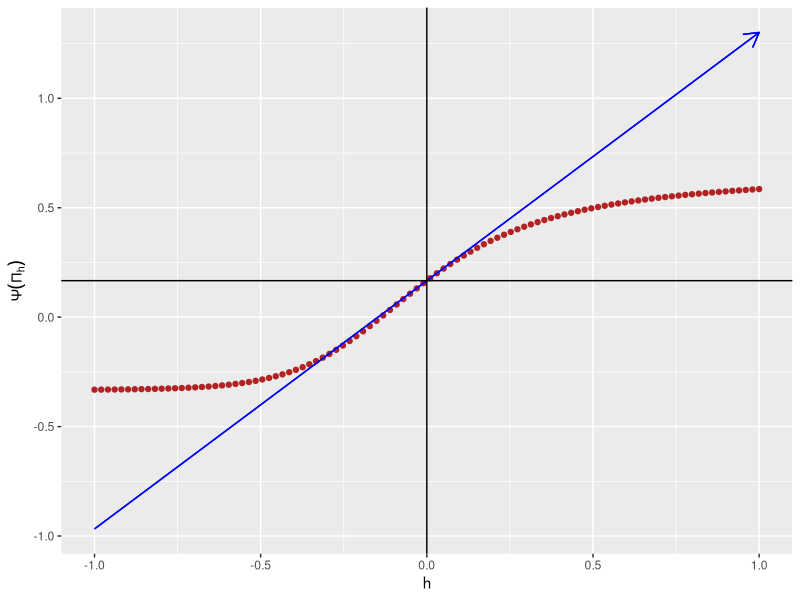

Reproduce this figure in R.
## ----setup, echo = FALSE-------------------------------------------------
knitr::opts_chunk$set(
  size = "tiny",
  warnings = FALSE,
  fig.width = 12, 
  fig.height = 4, 
  fig.path = 'img/')

## ----visible-setup-------------------------------------------------------
set.seed(54321) ## because reproducibility matters...
suppressMessages(library(R.utils)) ## make sure it is installed
suppressMessages(library(ggplot2)) ## make sure it is installed
expit <- plogis
logit <- qlogis

## ----simulation----------------------------------------------------------
drawFromExperiment <- function(n, full = FALSE) {
  ## preliminary
  n <- Arguments$getInteger(n, c(1, Inf))
  full <- Arguments$getLogical(full)
  ## ## 'gbar' and 'Qbar' factors
  gbar <- function(W) {
    expit(-0.3 + 2 * W - 1.5 * W^2)
  }
  Qbar <- function(AW) {
    A <- AW[, 1]
	W <- AW[, 2]
    A * cos(2 * pi * W) + (1 - A) * sin(2 * pi * W^2)
  }
  ## sampling
  ## ## context
  W <- runif(n)
  ## ## counterfactual rewards
  zeroW <- cbind(A = 0, W)
  oneW <- cbind(A = 1, W)
  Yzero <- rnorm(n, mean = Qbar(zeroW), sd = 1)
  Yone <- rnorm(n, mean = Qbar(oneW), sd = 1)
  ## ## action undertaken
  A <- rbinom(n, size = 1, prob = gbar(W))
  ## ## actual reward
  Y <- A * Yone + (1 - A) * Yzero
  ## ## observation
  if (full) {
    obs <- cbind(W = W, Yzero = Yzero, Yone = Yone, A = A, Y = Y)
  } else {
    obs <- cbind(W = W, A = A, Y = Y)
  }
  attr(obs, "gbar") <- gbar
  attr(obs, "Qbar") <- Qbar
  attr(obs, "QW") <- dunif
  ##
  return(obs)
}

## ----draw-five-obs-------------------------------------------------------
five.obs <- drawFromExperiment(5) 
five.obs

## ----DAG-----------------------------------------------------------------
## plot the causal diagram

## ----approx-psi-zero-a---------------------------------------------------
B <- 1e6
full.obs <- drawFromExperiment(B, full = TRUE)
psi.hat <- mean(full.obs[, "Yone"] - full.obs[, "Yzero"])
psi.hat

## ----approx-psi-zero-b---------------------------------------------------
sd.hat <- sd(full.obs[, "Yone"] - full.obs[, "Yzero"])
alpha <- 0.05
psi.CI <- psi.hat + c(-1, 1) * qnorm(1 - alpha / 2) * sd.hat / sqrt(B)
psi.CI

## ----another_simulation--------------------------------------------------
drawFromAnotherExperiment <- function(n, h = 0) {
  ## preliminary
  n <- Arguments$getInteger(n, c(1, Inf))
  h <- Arguments$getNumeric(h)
  ## ## 'gbar' and 'Qbar' factors
  gbar <- function(W) {
    sin((1 + W) * pi / 6)
  }
  Qbar <- function(AW, hh = h) {
    A <- AW[, 1]
    W <- AW[, 2]
    expit( logit( A *  W + (1 - A) * W^2 ) +
           hh * 10 * sqrt(W) * A )
  }
  ## sampling
  ## ## context
  W <- rbeta(n, shape1 = 2, shape2 = 2)
  ## ## action undertaken
  A <- rbinom(n, size = 1, prob = gbar(W))
  ## ## reward
  QAW <- Qbar(cbind(A, W))
  Y <- rbeta(n, shape1 = 1, shape2 = (1 - QAW) / QAW)
  ## ## observation
  obs <- cbind(W = W, A = A, Y = Y)
  attr(obs, "gbar") <- gbar
  attr(obs, "Qbar") <- Qbar
  attr(obs, "QW") <- dunif
  ##
  return(obs)
}

## ----approx-psi-one------------------------------------------------------
obs.from.another.experiment <- drawFromAnotherExperiment(1)
integrand <- function(w) {
  Qbar <- attr(obs.from.another.experiment, "Qbar")
  QW <- attr(obs.from.another.experiment, "QW")
  ( Qbar(cbind(1, w)) - Qbar(cbind(0, w)) ) * QW(w)
}
psi.Pi.zero <- integrate(integrand, lower = 0, upper = 1)$val
psi.Pi.zero

## ----psi-approx-psi-one--------------------------------------------------
approx <- seq(-1, 1, length.out = 1e2)
psi.Pi.h <- sapply(approx, function(t) {
  obs.from.another.experiment <- drawFromAnotherExperiment(1, h = t)
  integrand <- function(w) {
    Qbar <- attr(obs.from.another.experiment, "Qbar")
    QW <- attr(obs.from.another.experiment, "QW")
    ( Qbar(cbind(1, w)) - Qbar(cbind(0, w)) ) * QW(w)
  }
  integrate(integrand, lower = 0, upper = 1)$val  
})
slope <- (psi.Pi.h - psi.Pi.zero) / approx
slope <- slope[min(which(approx > 0))]
ggplot() +
  geom_point(data = data.frame(x = approx,
                               y = psi.Pi.h),
             aes(x, y), color = "firebrick") +
  labs(x = "h", y = expression(Psi(Pi[h]))) +
  geom_segment(data = data.frame(x = c(-1, 1),
                                 y = psi.Pi.zero + slope * c(-1, 1)),
               aes(x = x[1], y = y[1], xend = x[2], yend = y[2]),
               color = "blue",
               arrow = arrow(length = unit(0.03, "npc"))) +
  geom_vline(xintercept = 0) +
  geom_hline(yintercept = psi.Pi.zero)

